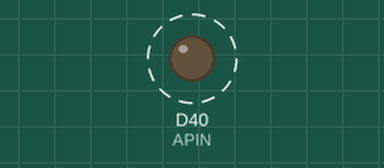
This sketch was run on a simulated Arduino Due. Parts: output pins drawn as LEDs (lit = HIGH). Dashed ring = blinking.

Above: at 0.4 s.
Timing chart, 0 to 3.0 s (numbered marks = the images above):
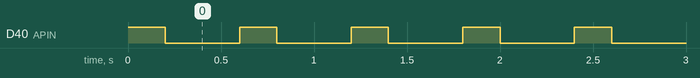

Measured:
- by itself, D40 (APIN): alternates HIGH for 0.20 s and LOW for 0.40 s

The sketch:

analogwrite.ino
```cpp
#define APIN 40

void setup() {
   //设置分辨率
   analogWriteResolution(10);
}

void loop() {
  //输出
   analogWrite(APIN,1023);
   delay(100);
   analogWrite(APIN,768);
   delay(100);
   analogWrite(APIN,512);
   delay(100);
   analogWrite(APIN,256);
   delay(100);
   analogWrite(APIN,128);
   delay(100);
   analogWrite(APIN,64);
   delay(100);
}
```
